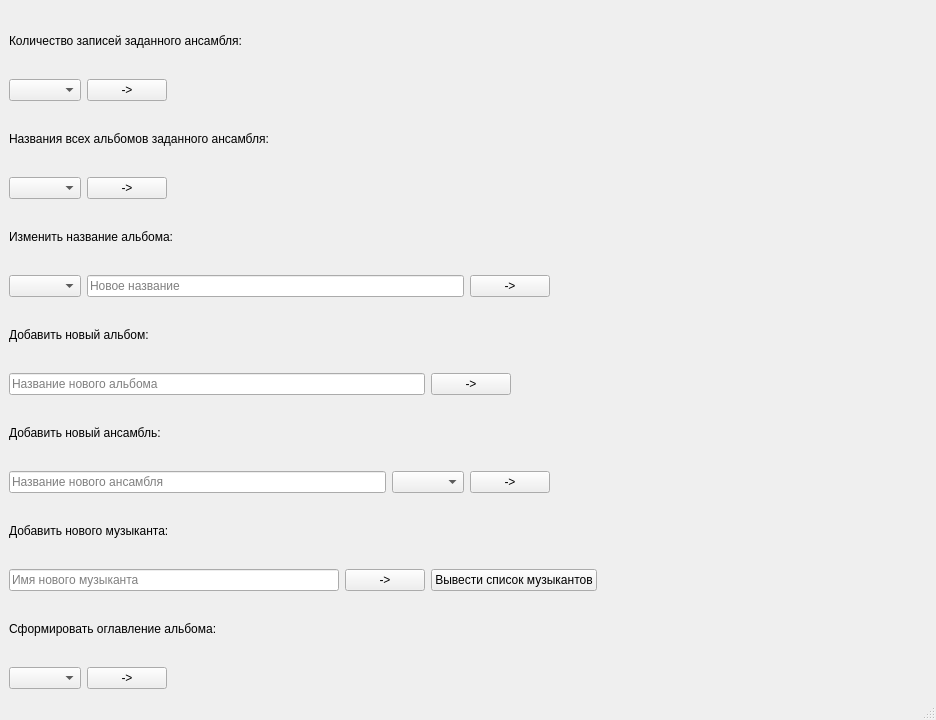
<?xml version="1.0" encoding="UTF-8"?>
<ui version="4.0">
 <class>MainWindow</class>
 <widget class="QMainWindow" name="MainWindow">
  <property name="geometry">
   <rect>
    <x>0</x>
    <y>0</y>
    <width>936</width>
    <height>720</height>
   </rect>
  </property>
  <property name="minimumSize">
   <size>
    <width>936</width>
    <height>720</height>
   </size>
  </property>
  <property name="windowTitle">
   <string>MainWindow</string>
  </property>
  <widget class="QWidget" name="centralwidget">
   <property name="minimumSize">
    <size>
     <width>936</width>
     <height>666</height>
    </size>
   </property>
   <layout class="QVBoxLayout" name="verticalLayout_8">
    <item>
     <layout class="QVBoxLayout" name="verticalLayout">
      <item>
       <widget class="QLabel" name="label">
        <property name="text">
         <string>Количество записей заданного ансамбля:</string>
        </property>
        <property name="textFormat">
         <enum>Qt::AutoText</enum>
        </property>
       </widget>
      </item>
      <item>
       <layout class="QHBoxLayout" name="horizontalLayout">
        <item>
         <widget class="KComboBox" name="kcombobox"/>
        </item>
        <item>
         <widget class="QPushButton" name="pushButton">
          <property name="enabled">
           <bool>true</bool>
          </property>
          <property name="text">
           <string>-&gt;</string>
          </property>
         </widget>
        </item>
        <item>
         <spacer name="horizontalSpacer">
          <property name="orientation">
           <enum>Qt::Horizontal</enum>
          </property>
          <property name="sizeHint" stdset="0">
           <size>
            <width>40</width>
            <height>20</height>
           </size>
          </property>
         </spacer>
        </item>
       </layout>
      </item>
     </layout>
    </item>
    <item>
     <layout class="QVBoxLayout" name="verticalLayout_2">
      <item>
       <widget class="QLabel" name="label_2">
        <property name="text">
         <string>Названия всех альбомов заданного ансамбля:</string>
        </property>
        <property name="textFormat">
         <enum>Qt::AutoText</enum>
        </property>
       </widget>
      </item>
      <item>
       <layout class="QHBoxLayout" name="horizontalLayout_2">
        <item>
         <widget class="KComboBox" name="kcombobox_2"/>
        </item>
        <item>
         <widget class="QPushButton" name="pushButton_2">
          <property name="enabled">
           <bool>true</bool>
          </property>
          <property name="text">
           <string>-&gt;</string>
          </property>
         </widget>
        </item>
        <item>
         <spacer name="horizontalSpacer_2">
          <property name="orientation">
           <enum>Qt::Horizontal</enum>
          </property>
          <property name="sizeHint" stdset="0">
           <size>
            <width>40</width>
            <height>20</height>
           </size>
          </property>
         </spacer>
        </item>
       </layout>
      </item>
     </layout>
    </item>
    <item>
     <layout class="QVBoxLayout" name="verticalLayout_3">
      <item>
       <widget class="QLabel" name="label_3">
        <property name="text">
         <string>Изменить название альбома:</string>
        </property>
        <property name="textFormat">
         <enum>Qt::AutoText</enum>
        </property>
       </widget>
      </item>
      <item>
       <layout class="QHBoxLayout" name="horizontalLayout_3">
        <item>
         <widget class="KComboBox" name="kcombobox_3"/>
        </item>
        <item>
         <widget class="QLineEdit" name="lineEdit">
          <property name="minimumSize">
           <size>
            <width>150</width>
            <height>0</height>
           </size>
          </property>
          <property name="cursorPosition">
           <number>0</number>
          </property>
          <property name="placeholderText">
           <string>Новое название</string>
          </property>
         </widget>
        </item>
        <item>
         <widget class="QPushButton" name="pushButton_3">
          <property name="enabled">
           <bool>true</bool>
          </property>
          <property name="text">
           <string>-&gt;</string>
          </property>
         </widget>
        </item>
        <item>
         <spacer name="horizontalSpacer_3">
          <property name="orientation">
           <enum>Qt::Horizontal</enum>
          </property>
          <property name="sizeHint" stdset="0">
           <size>
            <width>40</width>
            <height>20</height>
           </size>
          </property>
         </spacer>
        </item>
       </layout>
      </item>
     </layout>
    </item>
    <item>
     <layout class="QVBoxLayout" name="verticalLayout_4">
      <item>
       <widget class="QLabel" name="label_4">
        <property name="text">
         <string>Добавить новый альбом:</string>
        </property>
        <property name="textFormat">
         <enum>Qt::AutoText</enum>
        </property>
       </widget>
      </item>
      <item>
       <layout class="QHBoxLayout" name="horizontalLayout_4">
        <item>
         <widget class="QLineEdit" name="lineEdit_2">
          <property name="minimumSize">
           <size>
            <width>150</width>
            <height>0</height>
           </size>
          </property>
          <property name="text">
           <string/>
          </property>
          <property name="cursorPosition">
           <number>0</number>
          </property>
          <property name="placeholderText">
           <string>Название нового альбома</string>
          </property>
         </widget>
        </item>
        <item>
         <widget class="QPushButton" name="pushButton_4">
          <property name="enabled">
           <bool>true</bool>
          </property>
          <property name="text">
           <string>-&gt;</string>
          </property>
         </widget>
        </item>
        <item>
         <spacer name="horizontalSpacer_4">
          <property name="orientation">
           <enum>Qt::Horizontal</enum>
          </property>
          <property name="sizeHint" stdset="0">
           <size>
            <width>40</width>
            <height>20</height>
           </size>
          </property>
         </spacer>
        </item>
       </layout>
      </item>
     </layout>
    </item>
    <item>
     <layout class="QVBoxLayout" name="verticalLayout_5">
      <item>
       <widget class="QLabel" name="label_5">
        <property name="text">
         <string>Добавить новый ансамбль:</string>
        </property>
        <property name="textFormat">
         <enum>Qt::AutoText</enum>
        </property>
       </widget>
      </item>
      <item>
       <layout class="QHBoxLayout" name="horizontalLayout_5">
        <item>
         <widget class="QLineEdit" name="lineEdit_3">
          <property name="minimumSize">
           <size>
            <width>150</width>
            <height>0</height>
           </size>
          </property>
          <property name="cursorPosition">
           <number>0</number>
          </property>
          <property name="placeholderText">
           <string>Название нового ансамбля</string>
          </property>
         </widget>
        </item>
        <item>
         <widget class="KComboBox" name="kcombobox_5"/>
        </item>
        <item>
         <widget class="QPushButton" name="pushButton_5">
          <property name="enabled">
           <bool>true</bool>
          </property>
          <property name="text">
           <string>-&gt;</string>
          </property>
         </widget>
        </item>
        <item>
         <spacer name="horizontalSpacer_5">
          <property name="orientation">
           <enum>Qt::Horizontal</enum>
          </property>
          <property name="sizeHint" stdset="0">
           <size>
            <width>40</width>
            <height>20</height>
           </size>
          </property>
         </spacer>
        </item>
       </layout>
      </item>
     </layout>
    </item>
    <item>
     <layout class="QVBoxLayout" name="verticalLayout_6">
      <item>
       <widget class="QLabel" name="label_6">
        <property name="text">
         <string>Добавить нового музыканта:</string>
        </property>
        <property name="textFormat">
         <enum>Qt::AutoText</enum>
        </property>
       </widget>
      </item>
      <item>
       <layout class="QHBoxLayout" name="horizontalLayout_6">
        <item>
         <widget class="QLineEdit" name="lineEdit_4">
          <property name="minimumSize">
           <size>
            <width>150</width>
            <height>0</height>
           </size>
          </property>
          <property name="cursorPosition">
           <number>0</number>
          </property>
          <property name="placeholderText">
           <string>Имя нового музыканта</string>
          </property>
         </widget>
        </item>
        <item>
         <widget class="QPushButton" name="pushButton_6">
          <property name="enabled">
           <bool>true</bool>
          </property>
          <property name="text">
           <string>-&gt;</string>
          </property>
         </widget>
        </item>
        <item>
         <widget class="QPushButton" name="pushButton_8">
          <property name="text">
           <string>Вывести список музыкантов</string>
          </property>
         </widget>
        </item>
        <item>
         <spacer name="horizontalSpacer_6">
          <property name="orientation">
           <enum>Qt::Horizontal</enum>
          </property>
          <property name="sizeHint" stdset="0">
           <size>
            <width>40</width>
            <height>20</height>
           </size>
          </property>
         </spacer>
        </item>
       </layout>
      </item>
     </layout>
    </item>
    <item>
     <layout class="QVBoxLayout" name="verticalLayout_7">
      <item>
       <widget class="QLabel" name="label_7">
        <property name="text">
         <string>Сформировать оглавление альбома:</string>
        </property>
        <property name="textFormat">
         <enum>Qt::AutoText</enum>
        </property>
       </widget>
      </item>
      <item>
       <layout class="QHBoxLayout" name="horizontalLayout_7">
        <item>
         <widget class="KComboBox" name="kcombobox_4"/>
        </item>
        <item>
         <widget class="QPushButton" name="pushButton_7">
          <property name="enabled">
           <bool>true</bool>
          </property>
          <property name="text">
           <string>-&gt;</string>
          </property>
         </widget>
        </item>
        <item>
         <spacer name="horizontalSpacer_7">
          <property name="orientation">
           <enum>Qt::Horizontal</enum>
          </property>
          <property name="sizeHint" stdset="0">
           <size>
            <width>40</width>
            <height>20</height>
           </size>
          </property>
         </spacer>
        </item>
       </layout>
      </item>
     </layout>
    </item>
   </layout>
  </widget>
  <widget class="QMenuBar" name="menubar">
   <property name="geometry">
    <rect>
     <x>0</x>
     <y>0</y>
     <width>936</width>
     <height>27</height>
    </rect>
   </property>
  </widget>
  <widget class="QStatusBar" name="statusbar"/>
 </widget>
 <customwidgets>
  <customwidget>
   <class>KComboBox</class>
   <extends>QComboBox</extends>
   <header>kcombobox.h</header>
  </customwidget>
 </customwidgets>
 <resources/>
 <connections/>
</ui>
